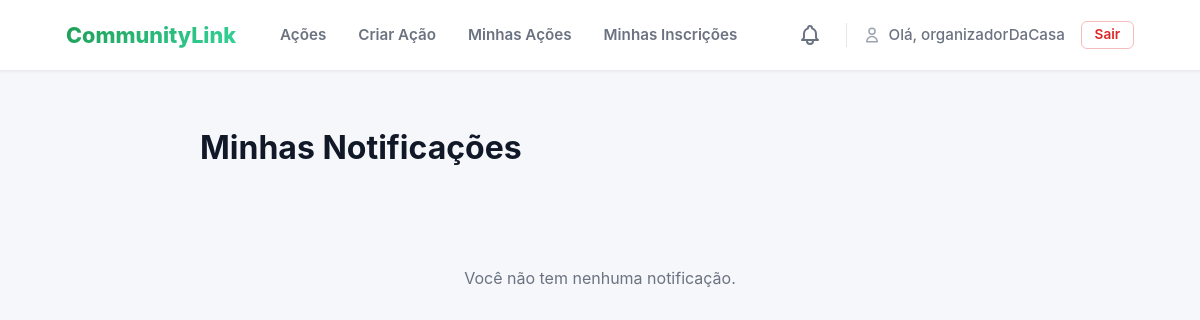
Page /acoes/notificacoes/ (signed in) on the earlier database version.
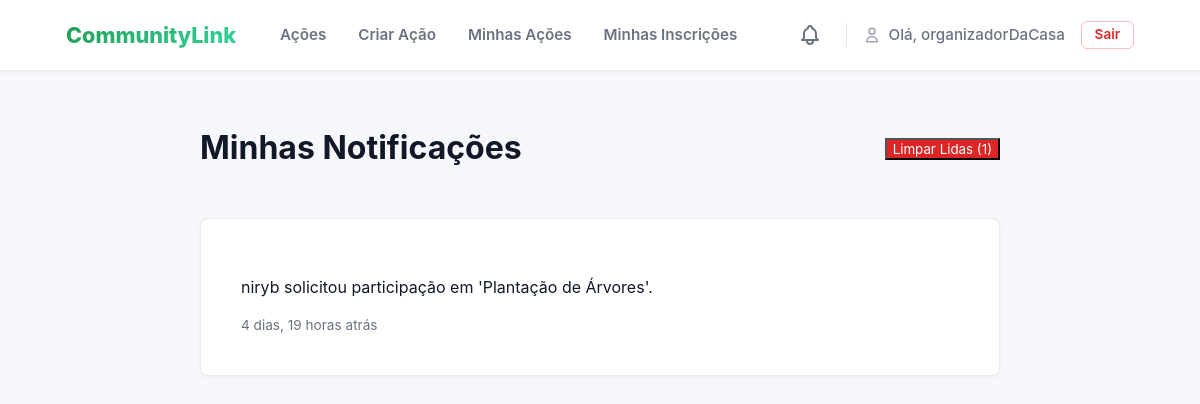
Same page on the later database version.
### acoes/models.py (models this page shows, shortened)
class Notificacao(models.Model):
    destinatario = models.ForeignKey(User, on_delete=models.CASCADE)
    mensagem = models.CharField(max_length=255)
    lida = models.BooleanField(default=False)
    created_at = models.DateTimeField(auto_now_add=True)
    link = models.URLField(blank=True, null=True)
    class Meta:
        ordering = ['-created_at'] # Mais recentes primeiro

### acoes/views.py (the view)
# urls.py: path('notificacoes/', views.notificacoes_list, name='notificacoes_list'),
@login_required
def notificacoes_list(request):
    qs = Notificacao.objects.filter(destinatario=request.user)
    nao_lidas = qs.filter(lida=False)
    page_obj = paginar_queryset(request, qs, itens_por_pagina=10)
    for notif in page_obj:
        if not notif.lida:
            notif.lida = True
            notif.save()
    lidas_count = Notificacao.objects.filter(destinatario=request.user, lida=True).count()
    context = {
        'notificacoes': page_obj,
        'lidas_count': lidas_count,
        'page_param': 'page'
    }
    return render(request, 'acoes/notificacoes_list.html', context)

### acoes/context_processors.py (called while the page is built)
def auth_groups_processor(request):
    is_organizador = False
    is_voluntario = False
    unread_notification_count = 0 # Valor padrão
    if request.user.is_authenticated:
        is_organizador = request.user.groups.filter(name='Organizadores').exists()
        is_voluntario = request.user.groups.filter(name='Voluntarios').exists()
        unread_notification_count = Notificacao.objects.filter(
            destinatario=request.user,
            lida=False
        ).count()
    return {
        'is_organizador': is_organizador,
        'is_voluntario': is_voluntario,
        'unread_notification_count': unread_notification_count
    }

### acoes/views.py (called while the page is built)
def paginar_queryset(request, queryset, itens_por_pagina=5, param_name='page'):
    paginator = Paginator(queryset, itens_por_pagina)
    page_number = request.GET.get(param_name)
    page_obj = paginator.get_page(page_number)
    return page_obj

### acoes/templates/acoes/notificacoes_list.html (shortened to what this page needs)
{% extends 'acoes/base.html' %}
{% block content %}
<div class="profile-container">
    <div class="profile-header">
        <h1>Minhas Notificações</h1>
        {% if lidas_count > 0 %}
            <form method="POST" action="{% url 'acoes:notificacoes_clear' %}">
                <button type="submit" class="btn-danger">
                    Limpar Lidas ({{ lidas_count }})
                </button>
            </form>
        {% endif %}
    </div>
    <div class="profile-content" style="padding: 0;"> {% if not notificacoes %}
            <div style="padding: 2rem; text-align: center;">
                <p style="color: #6b7280;">Você não tem nenhuma notificação.</p>
            </div>
        {% else %}
            <ul class="notification-list">
                {% for notificacao in notificacoes %}
                    <li class="notification-item {% if not notificacao.lida %}unread-bg{% endif %}">
                        {% if notificacao.link %}
                            <a href="{{ notificacao.link }}" class="notification-link">
                                <div class="notification-body">
                                    <p class="notification-text {% if not notificacao.lida %}unread{% endif %}">
                                        {{ notificacao.mensagem }}
                                    </p>
                                    <span class="notification-time">
                                        {{ notificacao.created_at|timesince }} atrás
                                    </span>
                                </div>
                            </a>
                        {% endif %}
                    </li>
                {% endfor %}
            </ul>
        {% endif %}
    </div>
</div>
{% endblock %}

Differences in the rows shown:
added Notificacao: mensagem "niryb solicitou participação em 'Plantação de Árvores'.", created_at "4 dias, 19 horas"
Other differences:
{{ lidas_count }}: (not shown) → "1"
text no longer shown: "Você não tem nenhuma notificação."
text now shown: "Limpar Lidas ( )"
